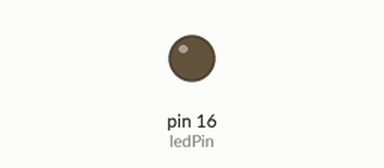
Bench run of a sketch on a simulated Arduino Uno, built with avr-gcc and run on an emulated ATmega328P. Parts: output pins drawn as LEDs (lit = HIGH).

Above: at 4.1 s.
At 16.6 s:
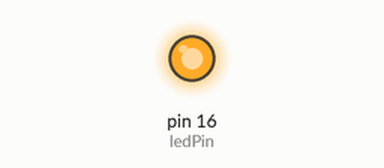
Timing chart, 0 to 43.3 s (numbered marks = the images above):
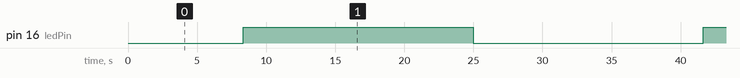

The sketch:

analogwrite.ino
```cpp
// the number of the LED pin
const int ledPin = 16;  // 16 corresponds to GPIO 16

void setup() {
  // set the LED as an output
  pinMode(ledPin, OUTPUT);
}

void loop(){
  // increase the LED brightness
  for(int dutyCycle = 0; dutyCycle <= 255; dutyCycle++){
    // changing the LED brightness with PWM
    analogWrite(ledPin, dutyCycle);
    digitalWrite(LED_BUILTIN, HIGH);    // Send the signal to the ESC
    delay(15);                 // wait for a second
    digitalWrite(LED_BUILTIN, LOW);    // turn the LED off by making the voltage LOW
    delay(50);
  }

  // decrease the LED brightness
  for(int dutyCycle = 255; dutyCycle >= 0; dutyCycle--){
    // changing the LED brightness with PWM
    analogWrite(ledPin, dutyCycle);
     digitalWrite(LED_BUILTIN, HIGH);    // Send the signal to the ESC
    delay(15);                 // wait for a second
    digitalWrite(LED_BUILTIN, LOW);    // turn the LED off by making the voltage LOW
    delay(50);
  }
}
```

Measured:
- by itself, pin 16 (ledPin): alternates HIGH for 16.6 s and LOW for 16.6 s
